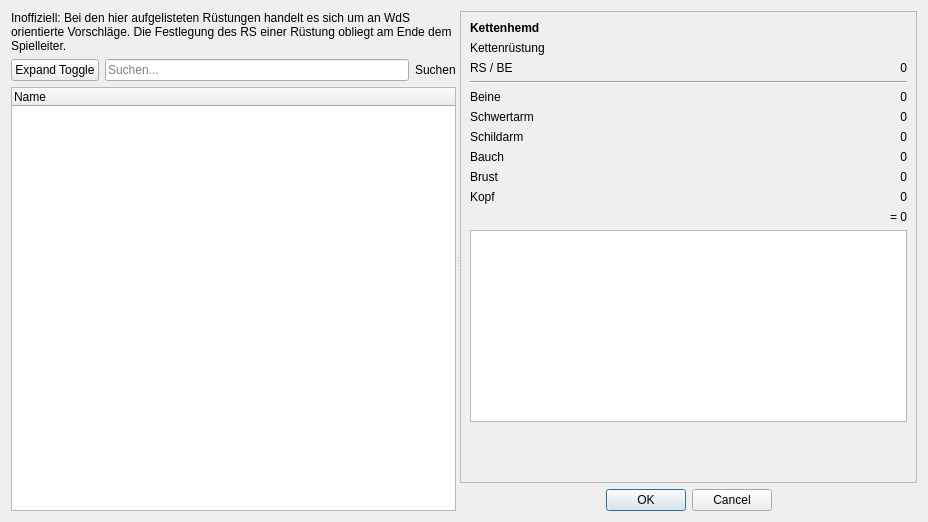
<?xml version="1.0" encoding="UTF-8"?>
<ui version="4.0">
 <class>Dialog</class>
 <widget class="QDialog" name="Dialog">
  <property name="windowModality">
   <enum>Qt::WindowModality::ApplicationModal</enum>
  </property>
  <property name="geometry">
   <rect>
    <x>0</x>
    <y>0</y>
    <width>928</width>
    <height>522</height>
   </rect>
  </property>
  <property name="windowTitle">
   <string>Taverne - Rüstung wählen...</string>
  </property>
  <layout class="QGridLayout" name="gridLayout_2">
   <item row="0" column="0">
    <widget class="QSplitter" name="splitter">
     <property name="orientation">
      <enum>Qt::Orientation::Horizontal</enum>
     </property>
     <widget class="QWidget" name="verticalLayout_2" native="true">
      <property name="sizePolicy">
       <sizepolicy hsizetype="Preferred" vsizetype="Preferred">
        <horstretch>0</horstretch>
        <verstretch>0</verstretch>
       </sizepolicy>
      </property>
      <layout class="QVBoxLayout" name="verticalLayout2">
       <item>
        <widget class="QLabel" name="labelUnofficial">
         <property name="inputMethodHints">
          <set>Qt::InputMethodHint::ImhNone</set>
         </property>
         <property name="text">
          <string>Inoffiziell: Bei den hier aufgelisteten Rüstungen handelt es sich um an WdS orientierte Vorschläge. Die Festlegung des RS einer Rüstung obliegt am Ende dem Spielleiter.</string>
         </property>
         <property name="wordWrap">
          <bool>true</bool>
         </property>
        </widget>
       </item>
       <item>
        <layout class="QHBoxLayout" name="filterLayout">
         <item>
          <widget class="QPushButton" name="buttonExpandToggle">
           <property name="font">
            <font>
             <hintingpreference>PreferNoHinting</hintingpreference>
            </font>
           </property>
           <property name="text">
            <string>Expand Toggle</string>
           </property>
           <property name="class" stdset="0">
            <string>icon</string>
           </property>
          </widget>
         </item>
         <item>
          <widget class="QLineEdit" name="nameFilterEdit">
           <property name="placeholderText">
            <string>Suchen...</string>
           </property>
           <property name="clearButtonEnabled">
            <bool>true</bool>
           </property>
          </widget>
         </item>
         <item>
          <widget class="QLabel" name="labelFilter">
           <property name="font">
            <font>
             <hintingpreference>PreferNoHinting</hintingpreference>
            </font>
           </property>
           <property name="text">
            <string>Suchen</string>
           </property>
           <property name="class" stdset="0">
            <string>icon</string>
           </property>
          </widget>
         </item>
        </layout>
       </item>
       <item>
        <widget class="QTreeWidget" name="treeArmors">
         <property name="sizePolicy">
          <sizepolicy hsizetype="Expanding" vsizetype="Expanding">
           <horstretch>0</horstretch>
           <verstretch>0</verstretch>
          </sizepolicy>
         </property>
         <property name="editTriggers">
          <set>QAbstractItemView::EditTrigger::NoEditTriggers</set>
         </property>
         <property name="showDropIndicator" stdset="0">
          <bool>false</bool>
         </property>
         <property name="alternatingRowColors">
          <bool>true</bool>
         </property>
         <property name="sortingEnabled">
          <bool>false</bool>
         </property>
         <property name="allColumnsShowFocus">
          <bool>true</bool>
         </property>
         <attribute name="headerVisible">
          <bool>true</bool>
         </attribute>
         <attribute name="headerCascadingSectionResizes">
          <bool>false</bool>
         </attribute>
         <attribute name="headerDefaultSectionSize">
          <number>150</number>
         </attribute>
         <attribute name="headerStretchLastSection">
          <bool>true</bool>
         </attribute>
         <column>
          <property name="text">
           <string>Name</string>
          </property>
         </column>
        </widget>
       </item>
      </layout>
     </widget>
     <widget class="QWidget" name="layoutWidget">
      <layout class="QVBoxLayout" name="verticalLayout">
       <property name="sizeConstraint">
        <enum>QLayout::SizeConstraint::SetDefaultConstraint</enum>
       </property>
       <item>
        <widget class="QScrollArea" name="scrollArea">
         <property name="minimumSize">
          <size>
           <width>220</width>
           <height>0</height>
          </size>
         </property>
         <property name="font">
          <font>
           <bold>false</bold>
          </font>
         </property>
         <property name="frameShape">
          <enum>QFrame::Shape::StyledPanel</enum>
         </property>
         <property name="widgetResizable">
          <bool>true</bool>
         </property>
         <widget class="QWidget" name="scrollAreaWidgetContents">
          <property name="geometry">
           <rect>
            <x>0</x>
            <y>0</y>
            <width>452</width>
            <height>470</height>
           </rect>
          </property>
          <layout class="QFormLayout" name="formLayout">
           <item row="0" column="0">
            <widget class="QLabel" name="lblName">
             <property name="font">
              <font>
               <bold>true</bold>
              </font>
             </property>
             <property name="text">
              <string>Kettenhemd</string>
             </property>
             <property name="class" stdset="0">
              <string>h4</string>
             </property>
            </widget>
           </item>
           <item row="1" column="0">
            <widget class="QLabel" name="lblTyp">
             <property name="text">
              <string>Kettenrüstung</string>
             </property>
             <property name="class" stdset="0">
              <string>italic</string>
             </property>
            </widget>
           </item>
           <item row="2" column="0">
            <widget class="QLabel" name="label_5">
             <property name="text">
              <string>RS / BE</string>
             </property>
            </widget>
           </item>
           <item row="2" column="1">
            <widget class="QLabel" name="lblRS">
             <property name="text">
              <string>0</string>
             </property>
             <property name="alignment">
              <set>Qt::AlignmentFlag::AlignRight|Qt::AlignmentFlag::AlignTrailing|Qt::AlignmentFlag::AlignVCenter</set>
             </property>
            </widget>
           </item>
           <item row="3" column="0" colspan="2">
            <widget class="Line" name="line">
             <property name="orientation">
              <enum>Qt::Orientation::Horizontal</enum>
             </property>
            </widget>
           </item>
           <item row="4" column="0">
            <widget class="QLabel" name="lblBeineL">
             <property name="font">
              <font>
               <bold>false</bold>
              </font>
             </property>
             <property name="text">
              <string>Beine</string>
             </property>
            </widget>
           </item>
           <item row="4" column="1">
            <widget class="QLabel" name="lblBeine">
             <property name="text">
              <string>0</string>
             </property>
             <property name="alignment">
              <set>Qt::AlignmentFlag::AlignRight|Qt::AlignmentFlag::AlignTrailing|Qt::AlignmentFlag::AlignVCenter</set>
             </property>
            </widget>
           </item>
           <item row="5" column="0">
            <widget class="QLabel" name="lblSchwertL">
             <property name="text">
              <string>Schwertarm</string>
             </property>
            </widget>
           </item>
           <item row="5" column="1">
            <widget class="QLabel" name="lblSchwert">
             <property name="text">
              <string>0</string>
             </property>
             <property name="alignment">
              <set>Qt::AlignmentFlag::AlignRight|Qt::AlignmentFlag::AlignTrailing|Qt::AlignmentFlag::AlignVCenter</set>
             </property>
            </widget>
           </item>
           <item row="6" column="0">
            <widget class="QLabel" name="lblSchildL">
             <property name="text">
              <string>Schildarm</string>
             </property>
            </widget>
           </item>
           <item row="6" column="1">
            <widget class="QLabel" name="lblSchild">
             <property name="text">
              <string>0</string>
             </property>
             <property name="alignment">
              <set>Qt::AlignmentFlag::AlignRight|Qt::AlignmentFlag::AlignTrailing|Qt::AlignmentFlag::AlignVCenter</set>
             </property>
            </widget>
           </item>
           <item row="7" column="0">
            <widget class="QLabel" name="lblBauchL">
             <property name="text">
              <string>Bauch</string>
             </property>
            </widget>
           </item>
           <item row="7" column="1">
            <widget class="QLabel" name="lblBauch">
             <property name="text">
              <string>0</string>
             </property>
             <property name="alignment">
              <set>Qt::AlignmentFlag::AlignRight|Qt::AlignmentFlag::AlignTrailing|Qt::AlignmentFlag::AlignVCenter</set>
             </property>
            </widget>
           </item>
           <item row="8" column="0">
            <widget class="QLabel" name="lblBrustL">
             <property name="text">
              <string>Brust</string>
             </property>
            </widget>
           </item>
           <item row="8" column="1">
            <widget class="QLabel" name="lblBrust">
             <property name="text">
              <string>0</string>
             </property>
             <property name="alignment">
              <set>Qt::AlignmentFlag::AlignRight|Qt::AlignmentFlag::AlignTrailing|Qt::AlignmentFlag::AlignVCenter</set>
             </property>
            </widget>
           </item>
           <item row="9" column="0">
            <widget class="QLabel" name="lblKopfL">
             <property name="text">
              <string>Kopf</string>
             </property>
            </widget>
           </item>
           <item row="9" column="1">
            <widget class="QLabel" name="lblKopf">
             <property name="text">
              <string>0</string>
             </property>
             <property name="alignment">
              <set>Qt::AlignmentFlag::AlignRight|Qt::AlignmentFlag::AlignTrailing|Qt::AlignmentFlag::AlignVCenter</set>
             </property>
            </widget>
           </item>
           <item row="10" column="1">
            <widget class="QLabel" name="lblZRS">
             <property name="text">
              <string>= 0</string>
             </property>
             <property name="alignment">
              <set>Qt::AlignmentFlag::AlignRight|Qt::AlignmentFlag::AlignTrailing|Qt::AlignmentFlag::AlignVCenter</set>
             </property>
            </widget>
           </item>
           <item row="11" column="0" colspan="2">
            <widget class="QTextBrowser" name="teBeschreibung"/>
           </item>
           <item row="12" column="1">
            <spacer name="verticalSpacer">
             <property name="orientation">
              <enum>Qt::Orientation::Vertical</enum>
             </property>
             <property name="sizeHint" stdset="0">
              <size>
               <width>20</width>
               <height>40</height>
              </size>
             </property>
            </spacer>
           </item>
          </layout>
         </widget>
        </widget>
       </item>
       <item>
        <widget class="QDialogButtonBox" name="buttonBox">
         <property name="orientation">
          <enum>Qt::Orientation::Horizontal</enum>
         </property>
         <property name="standardButtons">
          <set>QDialogButtonBox::StandardButton::Cancel|QDialogButtonBox::StandardButton::Ok</set>
         </property>
         <property name="centerButtons">
          <bool>true</bool>
         </property>
        </widget>
       </item>
      </layout>
     </widget>
    </widget>
   </item>
  </layout>
 </widget>
 <tabstops>
  <tabstop>nameFilterEdit</tabstop>
  <tabstop>treeArmors</tabstop>
  <tabstop>scrollArea</tabstop>
 </tabstops>
 <resources/>
 <connections>
  <connection>
   <sender>buttonBox</sender>
   <signal>accepted()</signal>
   <receiver>Dialog</receiver>
   <slot>accept()</slot>
   <hints>
    <hint type="sourcelabel">
     <x>248</x>
     <y>254</y>
    </hint>
    <hint type="destinationlabel">
     <x>157</x>
     <y>274</y>
    </hint>
   </hints>
  </connection>
  <connection>
   <sender>buttonBox</sender>
   <signal>rejected()</signal>
   <receiver>Dialog</receiver>
   <slot>reject()</slot>
   <hints>
    <hint type="sourcelabel">
     <x>316</x>
     <y>260</y>
    </hint>
    <hint type="destinationlabel">
     <x>286</x>
     <y>274</y>
    </hint>
   </hints>
  </connection>
 </connections>
</ui>
